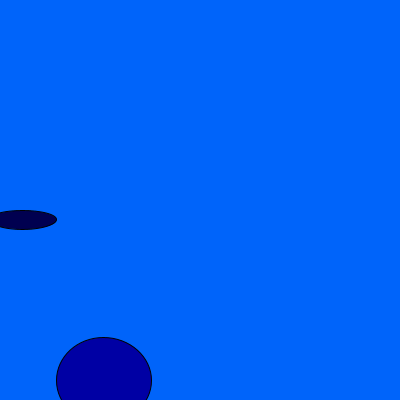
Frame 1 (no input)
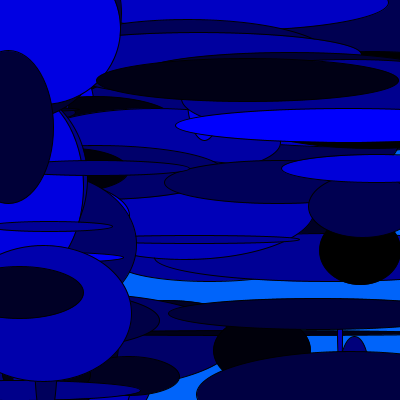
Frame 60 (the mouse pressed at the canvas centre just before this capture)
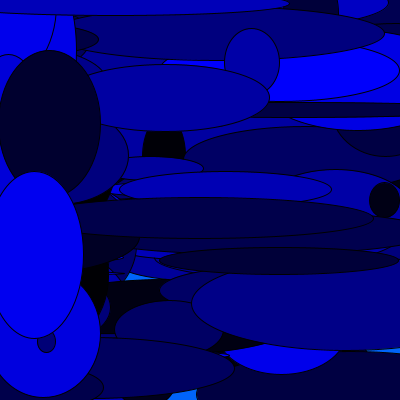
Frame 120 (the mouse held since frame 60 and released just before this capture)

The Processing sketch that drew these frames (run headless with seeded random() and noise(); from frame 60 on, the mouse is pressed at the canvas centre):

// Processing sketch: processing_183744
// ── processing_183744.pde

void setup () { 
  background(0, 100, 250);
  size (400,400);}
void draw() {
fill (0,0,random(255));
ellipse(random(400), random(400), random(400), random(100));
fill (0,0,random(255));
ellipse(random(50), random(400), random(200), random(200));

}
